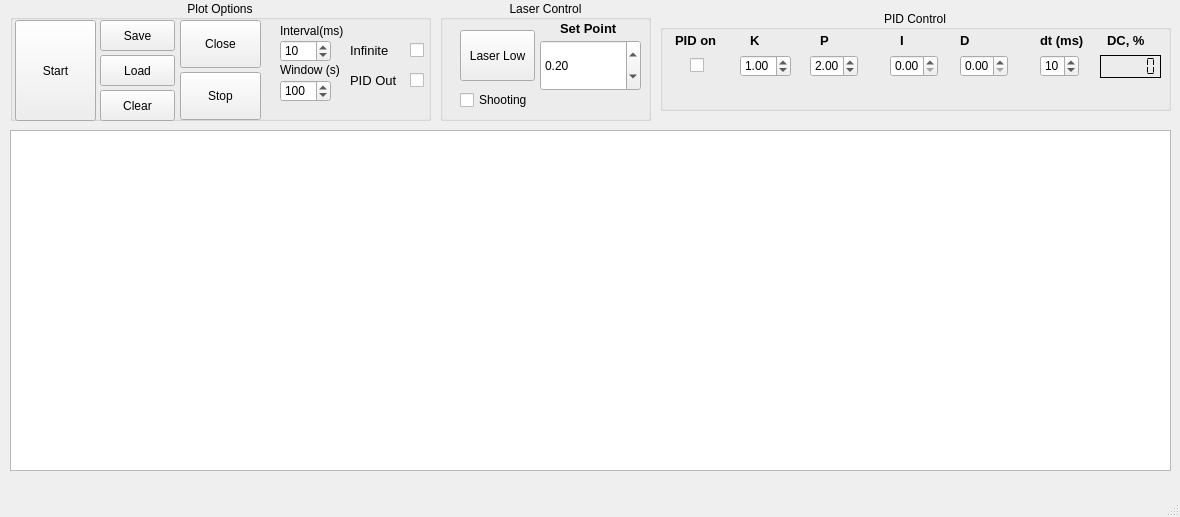
<?xml version="1.0" encoding="UTF-8"?>
<ui version="4.0">
 <class>MainWindow</class>
 <widget class="QMainWindow" name="MainWindow">
  <property name="geometry">
   <rect>
    <x>0</x>
    <y>0</y>
    <width>1180</width>
    <height>517</height>
   </rect>
  </property>
  <property name="windowTitle">
   <string>MainWindow</string>
  </property>
  <widget class="QWidget" name="centralwidget">
   <widget class="PlotWidget" name="graphwidget">
    <property name="geometry">
     <rect>
      <x>10</x>
      <y>130</y>
      <width>1161</width>
      <height>341</height>
     </rect>
    </property>
   </widget>
   <widget class="QGroupBox" name="PID_group">
    <property name="geometry">
     <rect>
      <x>660</x>
      <y>10</y>
      <width>511</width>
      <height>101</height>
     </rect>
    </property>
    <property name="autoFillBackground">
     <bool>false</bool>
    </property>
    <property name="title">
     <string>PID Control</string>
    </property>
    <property name="alignment">
     <set>Qt::AlignCenter</set>
    </property>
    <property name="checkable">
     <bool>false</bool>
    </property>
    <widget class="QLCDNumber" name="v_out_disp">
     <property name="geometry">
      <rect>
       <x>440</x>
       <y>45</y>
       <width>61</width>
       <height>23</height>
      </rect>
     </property>
     <property name="font">
      <font>
       <bold>false</bold>
      </font>
     </property>
     <property name="frameShadow">
      <enum>QFrame::Plain</enum>
     </property>
     <property name="lineWidth">
      <number>1</number>
     </property>
     <property name="midLineWidth">
      <number>0</number>
     </property>
     <property name="smallDecimalPoint">
      <bool>true</bool>
     </property>
     <property name="digitCount">
      <number>5</number>
     </property>
     <property name="segmentStyle">
      <enum>QLCDNumber::Flat</enum>
     </property>
     <property name="value" stdset="0">
      <double>0.000000000000000</double>
     </property>
    </widget>
    <widget class="QDoubleSpinBox" name="p_doubleSpinBox">
     <property name="geometry">
      <rect>
       <x>150</x>
       <y>45</y>
       <width>48</width>
       <height>22</height>
      </rect>
     </property>
     <property name="maximum">
      <double>30.000000000000000</double>
     </property>
     <property name="singleStep">
      <double>0.500000000000000</double>
     </property>
     <property name="value">
      <double>2.000000000000000</double>
     </property>
    </widget>
    <widget class="QLabel" name="dt_label">
     <property name="geometry">
      <rect>
       <x>380</x>
       <y>20</y>
       <width>51</width>
       <height>21</height>
      </rect>
     </property>
     <property name="font">
      <font>
       <pointsize>10</pointsize>
       <bold>true</bold>
      </font>
     </property>
     <property name="text">
      <string>dt (ms)</string>
     </property>
    </widget>
    <widget class="QSplitter" name="splitter">
     <property name="geometry">
      <rect>
       <x>20</x>
       <y>84</y>
       <width>20</width>
       <height>101</height>
      </rect>
     </property>
     <property name="font">
      <font>
       <pointsize>10</pointsize>
       <bold>true</bold>
      </font>
     </property>
     <property name="orientation">
      <enum>Qt::Vertical</enum>
     </property>
    </widget>
    <widget class="QDoubleSpinBox" name="k_doubleSpinBox">
     <property name="geometry">
      <rect>
       <x>80</x>
       <y>45</y>
       <width>51</width>
       <height>22</height>
      </rect>
     </property>
     <property name="singleStep">
      <double>0.100000000000000</double>
     </property>
     <property name="value">
      <double>1.000000000000000</double>
     </property>
    </widget>
    <widget class="QLabel" name="k_label">
     <property name="geometry">
      <rect>
       <x>90</x>
       <y>20</y>
       <width>18</width>
       <height>21</height>
      </rect>
     </property>
     <property name="font">
      <font>
       <pointsize>10</pointsize>
       <bold>true</bold>
      </font>
     </property>
     <property name="text">
      <string>K</string>
     </property>
    </widget>
    <widget class="QSpinBox" name="dt_SpinBox">
     <property name="geometry">
      <rect>
       <x>380</x>
       <y>45</y>
       <width>39</width>
       <height>22</height>
      </rect>
     </property>
     <property name="maximum">
      <number>1000</number>
     </property>
     <property name="singleStep">
      <number>1</number>
     </property>
     <property name="value">
      <number>10</number>
     </property>
    </widget>
    <widget class="QDoubleSpinBox" name="i_doubleSpinBox">
     <property name="geometry">
      <rect>
       <x>230</x>
       <y>45</y>
       <width>48</width>
       <height>22</height>
      </rect>
     </property>
     <property name="maximum">
      <double>20.000000000000000</double>
     </property>
     <property name="singleStep">
      <double>0.100000000000000</double>
     </property>
    </widget>
    <widget class="QDoubleSpinBox" name="d_doubleSpinBox">
     <property name="geometry">
      <rect>
       <x>300</x>
       <y>45</y>
       <width>48</width>
       <height>22</height>
      </rect>
     </property>
     <property name="maximum">
      <double>20.000000000000000</double>
     </property>
     <property name="singleStep">
      <double>0.010000000000000</double>
     </property>
    </widget>
    <widget class="QCheckBox" name="PID_checkBox">
     <property name="geometry">
      <rect>
       <x>30</x>
       <y>45</y>
       <width>21</width>
       <height>20</height>
      </rect>
     </property>
     <property name="font">
      <font>
       <pointsize>10</pointsize>
       <bold>true</bold>
      </font>
     </property>
     <property name="text">
      <string/>
     </property>
    </widget>
    <widget class="QLabel" name="dt_label_2">
     <property name="geometry">
      <rect>
       <x>447</x>
       <y>20</y>
       <width>51</width>
       <height>21</height>
      </rect>
     </property>
     <property name="font">
      <font>
       <pointsize>10</pointsize>
       <bold>true</bold>
      </font>
     </property>
     <property name="text">
      <string>DC, %</string>
     </property>
    </widget>
    <widget class="QLabel" name="d_label">
     <property name="geometry">
      <rect>
       <x>300</x>
       <y>20</y>
       <width>18</width>
       <height>21</height>
      </rect>
     </property>
     <property name="font">
      <font>
       <pointsize>10</pointsize>
       <bold>true</bold>
      </font>
     </property>
     <property name="text">
      <string>D</string>
     </property>
    </widget>
    <widget class="QLabel" name="i_label">
     <property name="geometry">
      <rect>
       <x>240</x>
       <y>20</y>
       <width>20</width>
       <height>21</height>
      </rect>
     </property>
     <property name="font">
      <font>
       <pointsize>10</pointsize>
       <bold>true</bold>
      </font>
     </property>
     <property name="text">
      <string>I</string>
     </property>
    </widget>
    <widget class="QLabel" name="p_label">
     <property name="geometry">
      <rect>
       <x>160</x>
       <y>20</y>
       <width>20</width>
       <height>21</height>
      </rect>
     </property>
     <property name="font">
      <font>
       <pointsize>10</pointsize>
       <bold>true</bold>
      </font>
     </property>
     <property name="text">
      <string>P</string>
     </property>
    </widget>
    <widget class="QLabel" name="k_label_3">
     <property name="geometry">
      <rect>
       <x>15</x>
       <y>20</y>
       <width>51</width>
       <height>21</height>
      </rect>
     </property>
     <property name="font">
      <font>
       <pointsize>10</pointsize>
       <bold>true</bold>
      </font>
     </property>
     <property name="text">
      <string>PID on</string>
     </property>
    </widget>
   </widget>
   <widget class="QGroupBox" name="groupBox">
    <property name="geometry">
     <rect>
      <x>10</x>
      <y>0</y>
      <width>421</width>
      <height>121</height>
     </rect>
    </property>
    <property name="title">
     <string>Plot Options</string>
    </property>
    <property name="alignment">
     <set>Qt::AlignCenter</set>
    </property>
    <widget class="QLabel" name="inf_label_2">
     <property name="geometry">
      <rect>
       <x>340</x>
       <y>70</y>
       <width>51</width>
       <height>20</height>
      </rect>
     </property>
     <property name="font">
      <font>
       <pointsize>10</pointsize>
       <bold>false</bold>
      </font>
     </property>
     <property name="text">
      <string>PID Out</string>
     </property>
    </widget>
    <widget class="QCheckBox" name="PIDout_checkBox">
     <property name="geometry">
      <rect>
       <x>400</x>
       <y>70</y>
       <width>21</width>
       <height>20</height>
      </rect>
     </property>
    </widget>
    <widget class="QSpinBox" name="win_SpinBox">
     <property name="geometry">
      <rect>
       <x>270</x>
       <y>80</y>
       <width>51</width>
       <height>22</height>
      </rect>
     </property>
     <property name="maximum">
      <number>99999</number>
     </property>
     <property name="singleStep">
      <number>1</number>
     </property>
     <property name="value">
      <number>100</number>
     </property>
    </widget>
    <widget class="QCheckBox" name="inf_checkBox">
     <property name="geometry">
      <rect>
       <x>400</x>
       <y>40</y>
       <width>21</width>
       <height>20</height>
      </rect>
     </property>
    </widget>
    <widget class="QSpinBox" name="int_SpinBox">
     <property name="geometry">
      <rect>
       <x>270</x>
       <y>40</y>
       <width>51</width>
       <height>22</height>
      </rect>
     </property>
     <property name="maximum">
      <number>2000</number>
     </property>
     <property name="singleStep">
      <number>1</number>
     </property>
     <property name="value">
      <number>10</number>
     </property>
    </widget>
    <widget class="QLabel" name="int_label">
     <property name="geometry">
      <rect>
       <x>270</x>
       <y>15</y>
       <width>71</width>
       <height>31</height>
      </rect>
     </property>
     <property name="font">
      <font>
       <pointsize>9</pointsize>
       <bold>false</bold>
      </font>
     </property>
     <property name="text">
      <string>Interval(ms)</string>
     </property>
    </widget>
    <widget class="QLabel" name="inf_label">
     <property name="geometry">
      <rect>
       <x>340</x>
       <y>40</y>
       <width>41</width>
       <height>20</height>
      </rect>
     </property>
     <property name="font">
      <font>
       <pointsize>10</pointsize>
       <bold>false</bold>
      </font>
     </property>
     <property name="text">
      <string>Infinite</string>
     </property>
    </widget>
    <widget class="QLabel" name="win_label">
     <property name="geometry">
      <rect>
       <x>270</x>
       <y>60</y>
       <width>71</width>
       <height>20</height>
      </rect>
     </property>
     <property name="font">
      <font>
       <pointsize>9</pointsize>
       <bold>false</bold>
      </font>
     </property>
     <property name="text">
      <string>Window (s)</string>
     </property>
    </widget>
    <widget class="QPushButton" name="stop_button">
     <property name="geometry">
      <rect>
       <x>170</x>
       <y>72</y>
       <width>81</width>
       <height>48</height>
      </rect>
     </property>
     <property name="text">
      <string>Stop</string>
     </property>
    </widget>
    <widget class="QPushButton" name="save_button">
     <property name="geometry">
      <rect>
       <x>90</x>
       <y>20</y>
       <width>75</width>
       <height>31</height>
      </rect>
     </property>
     <property name="text">
      <string>Save</string>
     </property>
    </widget>
    <widget class="QPushButton" name="start_button">
     <property name="geometry">
      <rect>
       <x>5</x>
       <y>20</y>
       <width>81</width>
       <height>101</height>
      </rect>
     </property>
     <property name="text">
      <string>Start</string>
     </property>
    </widget>
    <widget class="QPushButton" name="close_button">
     <property name="geometry">
      <rect>
       <x>170</x>
       <y>20</y>
       <width>81</width>
       <height>48</height>
      </rect>
     </property>
     <property name="text">
      <string>Close</string>
     </property>
    </widget>
    <widget class="QPushButton" name="clear_button">
     <property name="geometry">
      <rect>
       <x>90</x>
       <y>90</y>
       <width>75</width>
       <height>31</height>
      </rect>
     </property>
     <property name="text">
      <string>Clear</string>
     </property>
    </widget>
    <widget class="QPushButton" name="load_button">
     <property name="geometry">
      <rect>
       <x>90</x>
       <y>55</y>
       <width>75</width>
       <height>31</height>
      </rect>
     </property>
     <property name="text">
      <string>Load</string>
     </property>
    </widget>
   </widget>
   <widget class="QGroupBox" name="groupBox_2">
    <property name="geometry">
     <rect>
      <x>440</x>
      <y>0</y>
      <width>211</width>
      <height>121</height>
     </rect>
    </property>
    <property name="title">
     <string>Laser Control</string>
    </property>
    <property name="alignment">
     <set>Qt::AlignCenter</set>
    </property>
    <widget class="QPushButton" name="laser_low_button">
     <property name="geometry">
      <rect>
       <x>20</x>
       <y>30</y>
       <width>75</width>
       <height>51</height>
      </rect>
     </property>
     <property name="text">
      <string>Laser Low</string>
     </property>
    </widget>
    <widget class="QDoubleSpinBox" name="sp_doubleSpinBox">
     <property name="geometry">
      <rect>
       <x>100</x>
       <y>40</y>
       <width>101</width>
       <height>51</height>
      </rect>
     </property>
     <property name="maximum">
      <double>4.000000000000000</double>
     </property>
     <property name="singleStep">
      <double>0.100000000000000</double>
     </property>
     <property name="value">
      <double>0.200000000000000</double>
     </property>
    </widget>
    <widget class="QLabel" name="label_4">
     <property name="geometry">
      <rect>
       <x>120</x>
       <y>20</y>
       <width>71</width>
       <height>16</height>
      </rect>
     </property>
     <property name="font">
      <font>
       <pointsize>10</pointsize>
       <bold>true</bold>
      </font>
     </property>
     <property name="text">
      <string>Set Point</string>
     </property>
    </widget>
    <widget class="QCheckBox" name="shootBox">
     <property name="geometry">
      <rect>
       <x>20</x>
       <y>90</y>
       <width>76</width>
       <height>20</height>
      </rect>
     </property>
     <property name="text">
      <string>Shooting</string>
     </property>
    </widget>
   </widget>
  </widget>
  <widget class="QMenuBar" name="menubar">
   <property name="geometry">
    <rect>
     <x>0</x>
     <y>0</y>
     <width>1180</width>
     <height>22</height>
    </rect>
   </property>
  </widget>
  <widget class="QStatusBar" name="statusbar"/>
 </widget>
 <customwidgets>
  <customwidget>
   <class>PlotWidget</class>
   <extends>QGraphicsView</extends>
   <header location="global">pyqtgraph</header>
  </customwidget>
 </customwidgets>
 <resources/>
 <connections/>
</ui>
